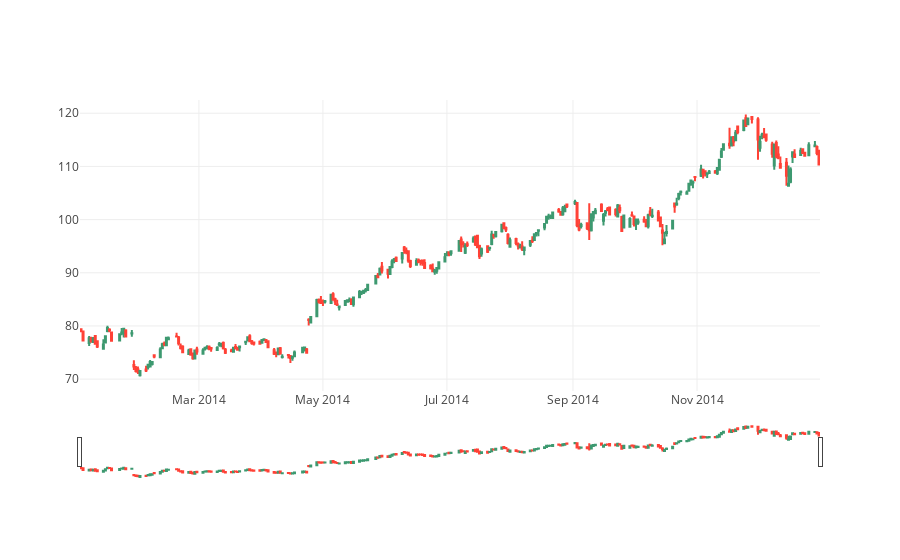

The notebook cell saved with this chart:
### Code cell
# Candlestick chart of 2008
trace = go.Candlestick(x=apple['2014'].index,
                open=apple['2014'].open,
                high=apple['2014'].high,
                low=apple['2014'].low,
                close=apple['2014'].close)
data = [trace]
iplot(data, filename='simple_candlestick')

### Figure 1 — Plotly figure (JSON) as saved in the notebook; plotly's stock layout.template omitted (floating-point values rounded to 4 significant figures; data arrays with more than 128 entries replaced by an {"elided": "..."} marker saying what was removed)
{"data": [{"close": {"elided": "252 float values"}, "high": {"elided": "252 float values"}, "low": {"elided": "252 float values"}, "open": {"elided": "252 float values"}, "type": "candlestick", "uid": "7ffb6d83-b7a4-4b2d-a0b8-bf8da2a66a4e", "x": {"elided": "252 str values"}}], "layout": {}}
